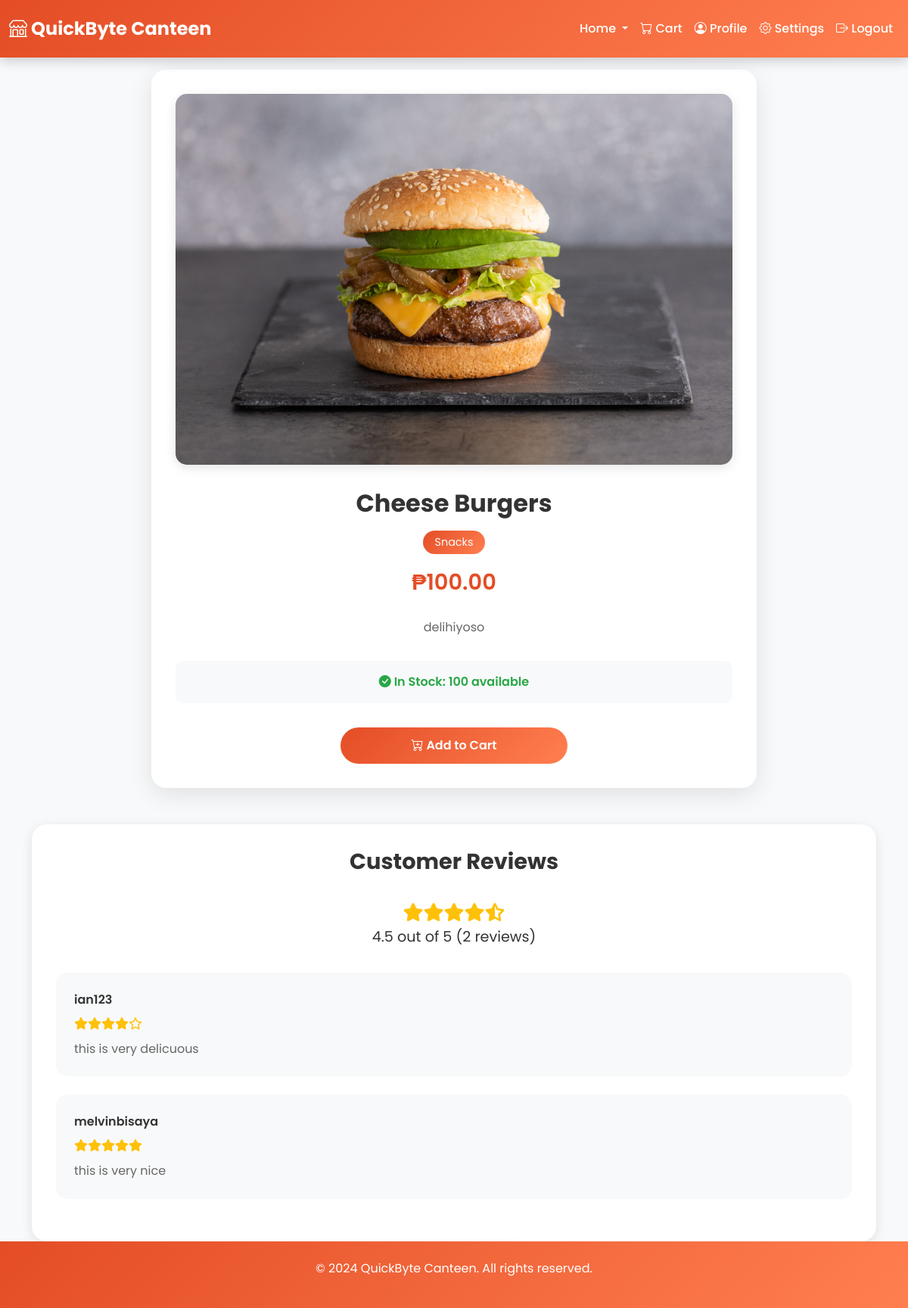
/user/product_details.php?item_id=15 (signed in), run on the app's committed database.
### tables this page shows
CREATE TABLE IF NOT EXISTS `menu_items` (
  `item_id` int(11) NOT NULL AUTO_INCREMENT,
  `name` varchar(100) NOT NULL,
  `price` decimal(10,2) NOT NULL,
  `category` enum('Snacks','Drinks','Meals') NOT NULL,
  `availability` enum('Available','Out Of Stock') DEFAULT 'Out Of Stock',
  `image_path` varchar(255) NOT NULL DEFAULT 'default.jpg',
  `stall_id` int(11) NOT NULL,
  `description` text DEFAULT NULL,
  PRIMARY KEY (`item_id`),
  KEY `stall_id` (`stall_id`)
);

CREATE TABLE IF NOT EXISTS `feedback` (
  `feedback_id` int(11) NOT NULL AUTO_INCREMENT,
  `user_id` int(11) NOT NULL,
  `stall_id` int(11) NOT NULL,
  `rating` int(11) DEFAULT NULL CHECK (`rating` between 1 and 5),
  `comment` text DEFAULT NULL,
  `created_at` timestamp NOT NULL DEFAULT current_timestamp(),
  PRIMARY KEY (`feedback_id`),
  KEY `user_id` (`user_id`),
  KEY `fk_feedback_stalls` (`stall_id`)
);

CREATE TABLE IF NOT EXISTS `users` (
  `user_id` int(11) NOT NULL AUTO_INCREMENT,
  `name` varchar(100) NOT NULL,
  `email` varchar(100) NOT NULL,
  `password` varchar(255) NOT NULL,
  `role` enum('Student','Retailer','Admin') DEFAULT NULL,
  `balance` decimal(10,2) DEFAULT 0.00,
  `phone` varchar(15) DEFAULT NULL,
  `address` varchar(255) DEFAULT NULL,
  `status` tinyint(1) NOT NULL DEFAULT 1,
  `image_path` varchar(255) DEFAULT 'images/default-profile.jpg',
  `email_unique` varchar(255) GENERATED ALWAYS AS (case when `email` = 'ad123min@gmail.com' then NULL else `email` end) STORED,
  PRIMARY KEY (`user_id`),
  UNIQUE KEY `email` (`email`),
  UNIQUE KEY `email_unique` (`email_unique`),
  UNIQUE KEY `unique_email_constraint` (`email`,`role`)
);

### user/product_details.php (the view, shortened to what this page needs)
<?php
include '../config.php';
$item_id = intval($_GET['item_id']);
$sql = "
    SELECT
        m.item_id,
        m.name,
        m.price,
        m.category,
        m.image_path,
        m.description,
        m.stall_id,
        COALESCE(i.quantity, 0) AS inventory_stock,
        COALESCE(fs.quantity, 0) AS food_storage_stock,
        (COALESCE(i.quantity, 0) + COALESCE(fs.quantity, 0)) AS total_stock
    FROM menu_items m
    LEFT JOIN inventory i ON m.item_id = i.product_id
    LEFT JOIN food_storage fs ON m.item_id = fs.item_id
    WHERE m.item_id = ?
";
$stmt = $con->prepare($sql);
$stmt->bind_param("i", $item_id);
$stmt->execute();
$result = $stmt->get_result();
$product = $result->fetch_assoc();
$image_path = str_replace("../../", "../", $product['image_path']);
$sql_reviews = "
    SELECT f.feedback_id, f.rating, f.comment, f.created_at, f.user_id, u.name AS reviewer_name
    FROM feedback f
    JOIN users u ON f.user_id = u.user_id
    WHERE f.stall_id = ?
    ORDER BY f.created_at DESC
";
$stmt_reviews = $con->prepare($sql_reviews);
$stmt_reviews->bind_param("i", $product['stall_id']);
$stmt_reviews->execute();
$result_reviews = $stmt_reviews->get_result();
$reviews = $result_reviews->fetch_all(MYSQLI_ASSOC);
$countReviews = count($reviews);
$totalRating = 0;
foreach ($reviews as $review) {
    $totalRating += $review['rating'];
}
$averageRating = $countReviews > 0 ? round($totalRating / $countReviews, 1) : 0;
?>
<!DOCTYPE html>
<html lang="en">
<head>
    <link rel="stylesheet" href="https://cdn.jsdelivr.net/npm/bootstrap@5.3.0-alpha1/dist/css/bootstrap.min.css">
    <link rel="stylesheet" href="https://cdn.jsdelivr.net/npm/bootstrap-icons@1.11.3/font/bootstrap-icons.min.css">
    <link rel="stylesheet" href="https://cdnjs.cloudflare.com/ajax/libs/font-awesome/6.0.0/css/all.min.css">
</head>
<body>
    <nav class="navbar navbar-expand-lg navbar-dark fixed-top">
        <div class="container-fluid">
            <a class="navbar-brand" href="index.php"><i class="bi bi-shop"></i> QuickByte Canteen</a>
            <div class="collapse navbar-collapse" id="navbarNav">
                <ul class="navbar-nav ms-auto">
                    <li class="nav-item dropdown">
                        <a class="nav-link dropdown-toggle" href="#" id="navbarDropdown" role="button"
                           data-bs-toggle="dropdown" aria-expanded="false">
                            Home
                        </a>
                    </li>
                    <li class="nav-item">
                        <a class="nav-link" href="cart.php"><i class="bi bi-cart"></i> Cart</a>
                    </li>
                    <li class="nav-item">
                        <a class="nav-link" href="user_profile.php"><i class="bi bi-person-circle"></i> Profile</a>
                    </li>
                    <li class="nav-item">
                        <a class="nav-link" href="settings.php"><i class="bi bi-gear"></i> Settings</a>
                    </li>
                    <li class="nav-item">
                        <a class="nav-link" href="../auth/logout.php"><i class="bi bi-box-arrow-right"></i> Logout</a>
                    </li>
                </ul>
            </div>
        </div>
    </nav>
    <div class="container">
        <div class="product-container">
            <div class="product-image">
                <img src="<?php echo htmlspecialchars($image_path); ?>"
                     alt="<?php echo htmlspecialchars($product['name']); ?>">
            </div>
            <div class="product-info">
                <h1 class="product-title"><?php echo htmlspecialchars($product['name']); ?></h1>
                <div class="product-category"><?php echo htmlspecialchars($product['category']); ?></div>
                <div class="product-price">₱<?php echo number_format($product['price'], 2); ?></div>
                <p class="product-description">
                    <?php echo htmlspecialchars($product['description'] ?? 'No description available.'); ?>
                </p>
                <div class="stock-info">
                    <?php if ($product['total_stock'] > 0): ?>
                        <span class="in-stock">
                            <i class="bi bi-check-circle-fill"></i>
                            In Stock: <?php echo $product['total_stock']; ?> available
                        </span>
                    <?php else: ?>
                        <span class="out-of-stock">
                            <i class="bi bi-x-circle-fill"></i> Currently Out of Stock
                        </span>
                    <?php endif; ?>
                </div>
                <button class="btn-add-cart"
                        onclick="addToCart(<?php echo $product['item_id']; ?>)"
                        <?php echo $product['total_stock'] <= 0 ? 'disabled' : ''; ?>>
                    <?php if ($product['total_stock'] > 0): ?>
                        <i class="bi bi-cart-plus"></i> Add to Cart
                    <?php else: ?>
                        <i class="bi bi-x-circle"></i> Sold Out
                    <?php endif; ?>
                </button>
            </div>
        </div>
        <div class="reviews-section">
            <h2 class="reviews-title">Customer Reviews</h2>
            <?php if ($countReviews > 0): ?>
                <div class="average-rating">
                    <div class="stars">
                        <?php
                        for ($i = 1; $i <= 5; $i++) {
                            if ($i <= $averageRating) {
                                echo '<i class="fas fa-star"></i>';
                            } elseif ($i - 0.5 <= $averageRating) {
                                echo '<i class="fas fa-star-half-alt"></i>';
                            } else {
                                echo '<i class="far fa-star"></i>';
                            }
                        }
                        ?>
                    </div>
                    <div><?php echo $averageRating; ?> out of 5 (<?php echo $countReviews; ?> reviews)</div>
                </div>
                <?php foreach ($reviews as $review): ?>
                    <div class="review-card">
                        <div class="reviewer-name"><?php echo htmlspecialchars($review['reviewer_name']); ?></div>
                        <div class="review-rating">
                            <?php
                            for ($i = 1; $i <= 5; $i++) {
                                if ($i <= $review['rating']) {
                                    echo '<i class="fas fa-star"></i>';
                                } else {
                                    echo '<i class="far fa-star"></i>';
                                }
                            }
                            ?>
                        </div>
                        <div class="review-comment"><?php echo nl2br(htmlspecialchars($review['comment'])); ?></div>
                    </div>
                <?php endforeach; ?>
            <?php else: ?>
                <p class="text-center">No reviews yet. Be the first to review this product!</p>
            <?php endif; ?>
        </div>
    </div>
    <footer>
        <p>&copy; 2024 QuickByte Canteen. All rights reserved.</p>
    </footer>
</body>
</html>

### user/product_details.php (style rules this page uses)
body { font-family: 'Poppins', sans-serif; background: #f8f9fa; min-height: 100vh; display: flex; flex-direction: column; padding-top: 60px; }
.navbar { background: linear-gradient(135deg, #e44d26, #ff7f50); box-shadow: 0 4px 15px rgba(0,0,0,0.2); padding: 15px 0; }
.navbar-brand { font-weight: bold; font-size: 1.5rem; color: white !important; }
.nav-link { font-weight: 500; transition: all 0.3s ease; color: white !important; }
.product-container { background: rgba(255,255,255,0.95); border-radius: 20px; box-shadow: 0 8px 32px rgba(0,0,0,0.1); padding: 2rem; margin: 2rem auto; max-width: 800px; }
.product-image { position: relative; border-radius: 15px; overflow: hidden; margin-bottom: 2rem; box-shadow: 0 4px 15px rgba(0,0,0,0.1); }
.product-image img { width: 100%; height: auto; transition: transform 0.5s ease; }
.product-info { text-align: center; }
.product-title { font-size: 2rem; font-weight: 700; color: #333; margin-bottom: 1rem; }
.product-category { display: inline-block; background: linear-gradient(135deg, #e44d26, #ff7f50); color: white; padding: 5px 15px; border-radius: 20px; font-size: 0.9rem; margin-bottom: 1rem; }
.product-price { font-size: 1.8rem; font-weight: 600; color: #e44d26; margin-bottom: 1.5rem; }
.product-description { color: #666; line-height: 1.6; margin-bottom: 2rem; }
.stock-info { background: #f8f9fa; padding: 1rem; border-radius: 10px; margin-bottom: 2rem; }
.in-stock { color: #28a745; font-weight: 600; }
.btn-add-cart { background: linear-gradient(135deg, #e44d26, #ff7f50); color: white; border: none; padding: 12px 30px; border-radius: 25px; font-weight: 600; transition: all 0.3s ease; width: 100%; max-width: 300px; }
.reviews-section { background: white; border-radius: 20px; padding: 2rem; margin-top: 3rem; box-shadow: 0 4px 15px rgba(0,0,0,0.1); }
.reviews-title { text-align: center; font-size: 1.8rem; font-weight: 700; margin-bottom: 2rem; color: #333; }
.review-card { background: #f8f9fa; border-radius: 15px; padding: 1.5rem; margin-bottom: 1.5rem; transition: transform 0.3s ease; }
.reviewer-name { font-weight: 600; color: #333; margin-bottom: 0.5rem; }
.review-rating { color: #ffc107; margin-bottom: 0.5rem; }
.review-comment { color: #666; line-height: 1.6; }
.average-rating { text-align: center; margin-bottom: 2rem; font-size: 1.2rem; color: #333; }
.average-rating .stars { color: #ffc107; font-size: 1.5rem; }
footer { background: linear-gradient(135deg, #e44d26, #ff7f50); color: white; text-align: center; padding: 1.5rem 0; margin-top: auto; }

### data on the page
menu_items: image_path (picture), name "Cheese Burgers", category "Snacks", price "100.00", description "delihiyoso"
feedback: user.name "ian123", rating 4 (drawn), comment "this is very delicuous"
feedback: user.name "melvinbisaya", rating 5 (drawn), comment "this is very nice"

### other printed values
$product['total_stock'] "100"
$averageRating "4.5"
$countReviews "2"
